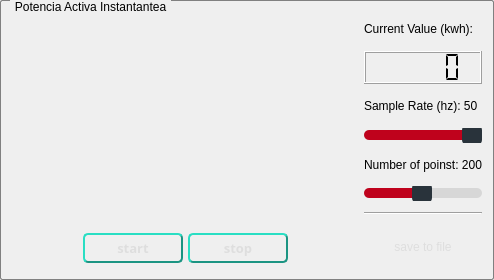
                   <widget class="QGroupBox" name="groupBox_8">
                    <property name="sizePolicy">
                     <sizepolicy hsizetype="Expanding" vsizetype="Expanding">
                      <horstretch>0</horstretch>
                      <verstretch>0</verstretch>
                     </sizepolicy>
                    </property>
                    <property name="minimumSize">
                     <size>
                      <width>300</width>
                      <height>280</height>
                     </size>
                    </property>
                    <property name="styleSheet">
                     <string notr="true">QGroupBox {
    border: 1px solid gray;
    border-radius: 2px;
    margin-top: 0.5em;
}
QGroupBox::title {
    subcontrol-origin: margin;
    left: 10px;
    padding: 0 3px 0 3px;
}</string>
                    </property>
                    <property name="title">
                     <string>Potencia Activa Instantantea</string>
                    </property>
                    <layout class="QHBoxLayout" name="horizontalLayout_24">
                     <item>
                      <widget class="QWidget" name="widget_28" native="true">
                       <property name="maximumSize">
                        <size>
                         <width>420</width>
                         <height>16777215</height>
                        </size>
                       </property>
                       <layout class="QVBoxLayout" name="verticalLayout_17">
                        <property name="spacing">
                         <number>0</number>
                        </property>
                        <property name="leftMargin">
                         <number>0</number>
                        </property>
                        <property name="topMargin">
                         <number>0</number>
                        </property>
                        <property name="rightMargin">
                         <number>0</number>
                        </property>
                        <property name="bottomMargin">
                         <number>0</number>
                        </property>
                        <item>
                         <widget class="QWidget" name="gw_potenciaActiva" native="true">
                          <property name="sizePolicy">
                           <sizepolicy hsizetype="Expanding" vsizetype="Expanding">
                            <horstretch>0</horstretch>
                            <verstretch>0</verstretch>
                           </sizepolicy>
                          </property>
                         </widget>
                        </item>
                        <item>
                         <widget class="QWidget" name="widget_9" native="true">
                          <property name="sizePolicy">
                           <sizepolicy hsizetype="Preferred" vsizetype="Minimum">
                            <horstretch>0</horstretch>
                            <verstretch>0</verstretch>
                           </sizepolicy>
                          </property>
                          <property name="maximumSize">
                           <size>
                            <width>16777215</width>
                            <height>40</height>
                           </size>
                          </property>
                          <layout class="QHBoxLayout" name="horizontalLayout_10">
                           <property name="spacing">
                            <number>5</number>
                           </property>
                           <property name="leftMargin">
                            <number>5</number>
                           </property>
                           <property name="topMargin">
                            <number>5</number>
                           </property>
                           <property name="rightMargin">
                            <number>5</number>
                           </property>
                           <property name="bottomMargin">
                            <number>5</number>
                           </property>
                           <item>
                            <spacer name="horizontalSpacer_16">
                             <property name="orientation">
                              <enum>Qt::Horizontal</enum>
                             </property>
                             <property name="sizeHint" stdset="0">
                              <size>
                               <width>66</width>
                               <height>20</height>
                              </size>
                             </property>
                            </spacer>
                           </item>
                           <item>
                            <widget class="QPushButton" name="start_activa">
                             <property name="minimumSize">
                              <size>
                               <width>100</width>
                               <height>30</height>
                              </size>
                             </property>
                             <property name="font">
                              <font>
                               <family>Swis721 WGL4 BT</family>
                               <pointsize>10</pointsize>
                               <weight>75</weight>
                               <italic>false</italic>
                               <bold>true</bold>
                              </font>
                             </property>
                             <property name="autoFillBackground">
                              <bool>false</bool>
                             </property>
                             <property name="styleSheet">
                              <string notr="true">/*
QPushButton {
color: #333;

border: 2px solid #555;
border-radius: 5px;
border-width: 3px;
border-style: outset;
padding: 5px;

font: bold 10px;

background: qradialgradient(
spread: pad, 
cx: 0.5, cy: 0.5,
 radius: 0.5, 
fx: 0.5, fy: 0.5,
 stop: 0 #F0F0F0, stop: 1 #22B29D);
min-width: 80px;
}

QPushButton:hover {
background: qradialgradient(cx: 0.3, cy: -0.4,
fx: 0.3, fy: -0.4,
radius: 1.35, stop: 0 #fff, stop: 1 #bbb);
}

 QPushButton:pressed {
background: qradialgradient(cx: 0.4, cy: -0.1,
fx: 0.4, fy: -0.1,
radius: 1.35, stop: 0 #fff, stop: 1 #ddd);
border-style: inset;
}
*/
QPushButton { 
color: #DEDEDE; /*color del texto*/
border-radius: 5px; /*radio de las esquinas*/

border: solid #1B9482;  /*color del borde*/
border-width: 2px; /*ancho*/
border-style: outset; /*luz desde arriba*/

padding: 1px;
font: bold 10pt &quot;Swis721 WGL4 BT&quot;;

background: qlineargradient(
spread:pad,
x1:0, y1:0, x2:0, y2:1,
stop:0 #22B29D, stop:1 #22B29D);  


}

QPushButton:hover {
background: qlineargradient(
spread:pad,
 x1:0, y1:0, x2:0, y2:1,
 stop:0 #1D9886, stop:1 #1D9886);  
}

 QPushButton:pressed {
background: qlineargradient(
spread:pad,
 x1:0, y1:0, x2:0, y2:1,
 stop:0 #136559, stop:1 #1D9886);  
border-style: inset /*sombra desde arriba*/

}</string>
                             </property>
                             <property name="text">
                              <string>start</string>
                             </property>
                            </widget>
                           </item>
                           <item>
                            <widget class="QPushButton" name="stop_activa">
                             <property name="minimumSize">
                              <size>
                               <width>100</width>
                               <height>30</height>
                              </size>
                             </property>
                             <property name="font">
                              <font>
                               <family>Swis721 WGL4 BT</family>
                               <pointsize>10</pointsize>
                               <weight>75</weight>
                               <italic>false</italic>
                               <bold>true</bold>
                              </font>
                             </property>
                             <property name="autoFillBackground">
                              <bool>false</bool>
                             </property>
                             <property name="styleSheet">
                              <string notr="true">/*
QPushButton {
color: #333;

border: 2px solid #555;
border-radius: 5px;
border-width: 3px;
border-style: outset;
padding: 5px;

font: bold 10px;

background: qradialgradient(
spread: pad, 
cx: 0.5, cy: 0.5,
 radius: 0.5, 
fx: 0.5, fy: 0.5,
 stop: 0 #F0F0F0, stop: 1 #22B29D);
min-width: 80px;
}

QPushButton:hover {
background: qradialgradient(cx: 0.3, cy: -0.4,
fx: 0.3, fy: -0.4,
radius: 1.35, stop: 0 #fff, stop: 1 #bbb);
}

 QPushButton:pressed {
background: qradialgradient(cx: 0.4, cy: -0.1,
fx: 0.4, fy: -0.1,
radius: 1.35, stop: 0 #fff, stop: 1 #ddd);
border-style: inset;
}
*/
QPushButton { 

border-radius: 5px; /*radio de las esquinas*/

border: solid #1B9482;  /*color del borde*/
border-width: 2px; /*ancho*/
border-style: outset; /*luz desde arriba*/

padding: 1px;
color: #DEDEDE; /*color del texto*/
font: bold 10pt &quot;Swis721 WGL4 BT&quot;;

background: qlineargradient(
spread:pad,
x1:0, y1:0, x2:0, y2:1,
stop:0 #22B29D, stop:1 #22B29D);  


}

QPushButton:hover {
background: qlineargradient(
spread:pad,
 x1:0, y1:0, x2:0, y2:1,
 stop:0 #1D9886, stop:1 #1D9886);  
}

 QPushButton:pressed {
background: qlineargradient(
spread:pad,
 x1:0, y1:0, x2:0, y2:1,
 stop:0 #136559, stop:1 #1D9886);  
border-style: inset /*sombra desde arriba*/

}</string>
                             </property>
                             <property name="text">
                              <string>stop</string>
                             </property>
                            </widget>
                           </item>
                           <item>
                            <spacer name="horizontalSpacer_17">
                             <property name="orientation">
                              <enum>Qt::Horizontal</enum>
                             </property>
                             <property name="sizeHint" stdset="0">
                              <size>
                               <width>65</width>
                               <height>20</height>
                              </size>
                             </property>
                            </spacer>
                           </item>
                          </layout>
                         </widget>
                        </item>
                       </layout>
                      </widget>
                     </item>
                     <item>
                      <widget class="QWidget" name="widget_29" native="true">
                       <property name="maximumSize">
                        <size>
                         <width>150</width>
                         <height>16777215</height>
                        </size>
                       </property>
                       <layout class="QVBoxLayout" name="verticalLayout_26">
                        <property name="spacing">
                         <number>5</number>
                        </property>
                        <property name="leftMargin">
                         <number>0</number>
                        </property>
                        <property name="topMargin">
                         <number>0</number>
                        </property>
                        <property name="rightMargin">
                         <number>0</number>
                        </property>
                        <property name="bottomMargin">
                         <number>0</number>
                        </property>
                        <item>
                         <widget class="QLabel" name="label_40">
                          <property name="text">
                           <string>Current Value (kwh):</string>
                          </property>
                         </widget>
                        </item>
                        <item>
                         <widget class="QLCDNumber" name="lcd_activa">
                          <property name="segmentStyle">
                           <enum>QLCDNumber::Flat</enum>
                          </property>
                         </widget>
                        </item>
                        <item>
                         <widget class="QLabel" name="sampleRate_activa_label">
                          <property name="text">
                           <string>Sample Rate (hz): 50</string>
                          </property>
                         </widget>
                        </item>
                        <item>
                         <widget class="QSlider" name="sampleRate_activa_slider">
                          <property name="styleSheet">
                           <string notr="true">QSlider::groove:horizontal { /*treat the bar as a hole (good for size and borders)*/
border: 0px solid black; 
border-radius: 5px;
background-color: rgba(0, 0, 0,10%);
height: 10px;
}

QSlider::sub-page:horizontal {/*the left side of the bar*/
/*
background: qlineargradient(x1: 0, y1: 0,    x2: 0, y2: 1,
    stop: 0 rgb(170, 0, 0), stop: 1 rgb(255, 74, 74));
*/
background: #BF021C; /*red fill*/
border: 0px solid #777;
height: 10px; /*dont understand what thsi does*/
border-radius: 5px;
}

QSlider::add-page:horizontal {/*the right side of the bar*/
background: rgba(255, 255, 255,0%);
border: 0px solid #777;
height: 10px;
border-radius: 4px;
}

QSlider::handle:horizontal { /*the middle handler*/
background: #29333B; /*title dark blue*/
border: 0px solid rgb(141, 141, 141);

margin-top: -5px;
margin-bottom: -5px;
width: 20px;
border-radius: 5px;
}

QSlider::handle:horizontal:hover {
background: #2B2C33;
border: 0px solid #444;

border-radius: 8px;
}

QSlider::sub-page:horizontal:disabled {
background: rgb(0, 85, 0);
border-color: rgb(255, 0, 4);
}

QSlider::add-page:horizontal:disabled {
background: #eee;
border-color: #999;
}

QSlider::handle:horizontal:disabled {
background: #eee;
border: 1px solid #aaa;
border-radius: 4px;
}</string>
                          </property>
                          <property name="minimum">
                           <number>1</number>
                          </property>
                          <property name="maximum">
                           <number>50</number>
                          </property>
                          <property name="singleStep">
                           <number>1</number>
                          </property>
                          <property name="value">
                           <number>50</number>
                          </property>
                          <property name="tracking">
                           <bool>true</bool>
                          </property>
                          <property name="orientation">
                           <enum>Qt::Horizontal</enum>
                          </property>
                         </widget>
                        </item>
                        <item>
                         <widget class="QLabel" name="points_activa_label">
                          <property name="text">
                           <string>Number of poinst: 200</string>
                          </property>
                         </widget>
                        </item>
                        <item>
                         <widget class="QSlider" name="points_activa_slider">
                          <property name="styleSheet">
                           <string notr="true">QSlider::groove:horizontal { /*treat the bar as a hole (good for size and borders)*/
border: 0px solid black; 
border-radius: 5px;
background-color: rgba(0, 0, 0,10%);
height: 10px;
}

QSlider::sub-page:horizontal {/*the left side of the bar*/
/*
background: qlineargradient(x1: 0, y1: 0,    x2: 0, y2: 1,
    stop: 0 rgb(170, 0, 0), stop: 1 rgb(255, 74, 74));
*/
background: #BF021C; /*red fill*/
border: 0px solid #777;
height: 10px; /*dont understand what thsi does*/
border-radius: 5px;
}

QSlider::add-page:horizontal {/*the right side of the bar*/
background: rgba(255, 255, 255,0%);
border: 0px solid #777;
height: 10px;
border-radius: 4px;
}

QSlider::handle:horizontal { /*the middle handler*/
background: #29333B; /*title dark blue*/
border: 0px solid rgb(141, 141, 141);

margin-top: -5px;
margin-bottom: -5px;
width: 20px;
border-radius: 5px;
}

QSlider::handle:horizontal:hover {
background: #2B2C33;
border: 0px solid #444;

border-radius: 8px;
}

QSlider::sub-page:horizontal:disabled {
background: rgb(0, 85, 0);
border-color: rgb(255, 0, 4);
}

QSlider::add-page:horizontal:disabled {
background: #eee;
border-color: #999;
}

QSlider::handle:horizontal:disabled {
background: #eee;
border: 1px solid #aaa;
border-radius: 4px;
}</string>
                          </property>
                          <property name="minimum">
                           <number>10</number>
                          </property>
                          <property name="maximum">
                           <number>400</number>
                          </property>
                          <property name="singleStep">
                           <number>5</number>
                          </property>
                          <property name="pageStep">
                           <number>50</number>
                          </property>
                          <property name="value">
                           <number>200</number>
                          </property>
                          <property name="orientation">
                           <enum>Qt::Horizontal</enum>
                          </property>
                         </widget>
                        </item>
                        <item>
                         <widget class="Line" name="line_6">
                          <property name="minimumSize">
                           <size>
                            <width>0</width>
                            <height>15</height>
                           </size>
                          </property>
                          <property name="orientation">
                           <enum>Qt::Horizontal</enum>
                          </property>
                         </widget>
                        </item>
                        <item>
                         <widget class="QPushButton" name="save_activa">
                          <property name="styleSheet">
                           <string notr="true">QPushButton {
	color: #DEDEDE; /*color del texto*/
	border-radius: 5px; /*radio de las esquinas*/
	
	padding: 1px;
	font: bold 10pt &quot;Swis721 WGL4 BT&quot;;
	width: 40px;
	height: 40px;
	image: url(./src/icons/butt_n.png);
 }
 QPushButton:hover {
     image: url(./src/icons/butt_h.png);
 	min-width: 40px;
	min-height: 40px;
 }
 QPushButton:pressed {
     image: url(./src/icons/butt_p.png);
	min-width: 40px;
	min-height: 40px;
 }

</string>
                          </property>
                          <property name="text">
                           <string>save to file</string>
                          </property>
                         </widget>
                        </item>
                       </layout>
                      </widget>
                     </item>
                    </layout>
                   </widget>
